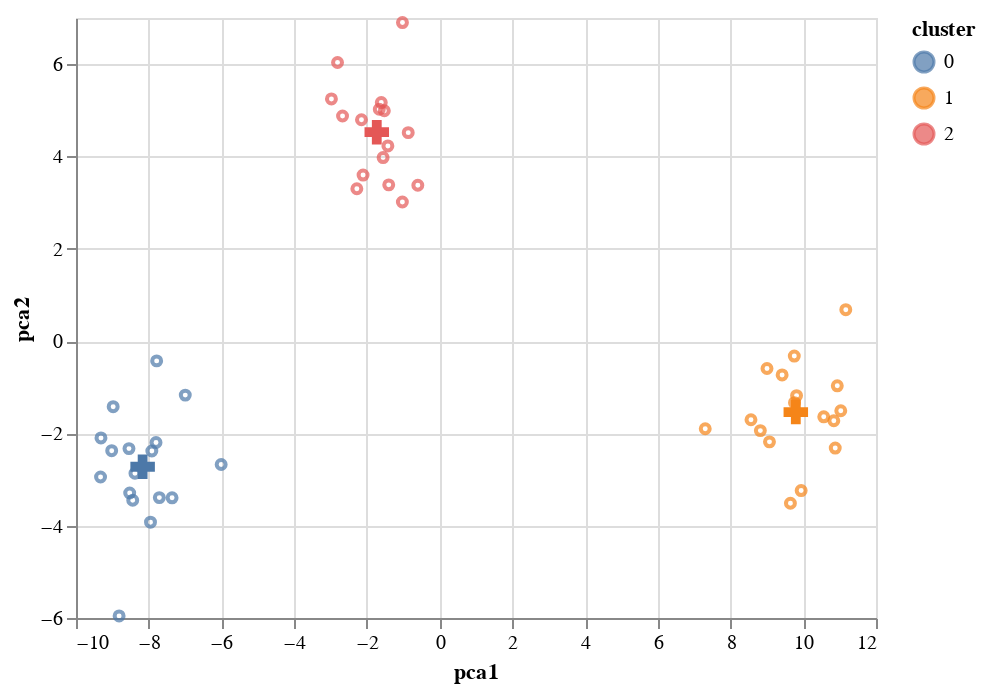

Notebook source saved alongside this figure:
### Code cell
X, y = make_blobs(n_samples=50, centers=3, n_features=3, random_state=20)

X_df = pd.DataFrame(X)

X_df['cluster'] = pd.Series(y).apply(str)
centroids = X_df.groupby('cluster').mean()

#centroids = np.array([[-10,0], [3,3], [10,-3]])    

c= show_clusters(X, y, centroids)
c

### Figure 1 — Vega-Lite specification as saved in the notebook (floating-point values rounded to 4 significant figures)
{"config": {"view": {"continuousWidth": 400, "continuousHeight": 300}}, "layer": [{"data": {"name": "data-9b7f127d4c4d5f6c95df2d535cb8004f"}, "mark": {"type": "point", "size": 20}, "encoding": {"color": {"type": "nominal", "field": "cluster"}, "x": {"type": "quantitative", "field": "pca1"}, "y": {"type": "quantitative", "field": "pca2"}}}, {"data": {"name": "data-d1576be960b402a95d6bf67cdc000fe6"}, "mark": {"type": "point", "filled": true, "opacity": 1, "shape": "cross", "size": 150}, "encoding": {"color": {"type": "nominal", "field": "cluster"}, "x": {"type": "quantitative", "field": "pca1"}, "y": {"type": "quantitative", "field": "pca2"}}}], "$schema": "https://vega.github.io/schema/vega-lite/v4.8.1.json", "datasets": {"data-9b7f127d4c4d5f6c95df2d535cb8004f": [{"pca1": -0.8636, "pca2": 4.516, "cluster": "2"}, {"pca1": -1.555, "pca2": 3.976, "cluster": "2"}, {"pca1": 9.815, "pca2": -1.182, "cluster": "1"}, {"pca1": 11.17, "pca2": 0.6804, "cluster": "1"}, {"pca1": -1.605, "pca2": 5.167, "cluster": "2"}, {"pca1": -0.5999, "pca2": 3.377, "cluster": "2"}, {"pca1": -1.025, "pca2": 3.013, "cluster": "2"}, {"pca1": -8.814, "pca2": -5.955, "cluster": "0"}, {"pca1": -8.379, "pca2": -2.863, "cluster": "0"}, {"pca1": 10.56, "pca2": -1.642, "cluster": "1"}, {"pca1": -8.543, "pca2": -2.33, "cluster": "0"}, {"pca1": -7.782, "pca2": -0.4293, "cluster": "0"}, {"pca1": -7.799, "pca2": -2.198, "cluster": "0"}, {"pca1": 11.03, "pca2": -1.511, "cluster": "1"}, {"pca1": -8.44, "pca2": -3.449, "cluster": "0"}, {"pca1": -7.708, "pca2": -3.392, "cluster": "0"}, {"pca1": 9.418, "pca2": -0.7337, "cluster": "1"}, {"pca1": 9.07, "pca2": -2.184, "cluster": "1"}, {"pca1": -8.524, "pca2": -3.291, "cluster": "0"}, {"pca1": -2.67, "pca2": 4.877, "cluster": "2"}, {"pca1": -9.313, "pca2": -2.098, "cluster": "0"}, {"pca1": -1.66, "pca2": 5.023, "cluster": "2"}, {"pca1": -9.018, "pca2": -2.375, "cluster": "0"}, {"pca1": -6.995, "pca2": -1.171, "cluster": "0"}, {"pca1": -1.4, "pca2": 3.385, "cluster": "2"}, {"pca1": 10.94, "pca2": -0.9695, "cluster": "1"}, {"pca1": -2.15, "pca2": 4.795, "cluster": "2"}, {"pca1": 9.647, "pca2": -3.513, "cluster": "1"}, {"pca1": -2.808, "pca2": 6.036, "cluster": "2"}, {"pca1": 9.753, "pca2": -0.3251, "cluster": "1"}, {"pca1": 8.562, "pca2": -1.704, "cluster": "1"}, {"pca1": -8.978, "pca2": -1.422, "cluster": "0"}, {"pca1": -2.277, "pca2": 3.3, "cluster": "2"}, {"pca1": 9.942, "pca2": -3.239, "cluster": "1"}, {"pca1": 7.304, "pca2": -1.9, "cluster": "1"}, {"pca1": -1.022, "pca2": 6.9, "cluster": "2"}, {"pca1": 10.84, "pca2": -1.725, "cluster": "1"}, {"pca1": -7.358, "pca2": -3.397, "cluster": "0"}, {"pca1": -7.951, "pca2": -3.924, "cluster": "0"}, {"pca1": 10.88, "pca2": -2.318, "cluster": "1"}, {"pca1": -2.106, "pca2": 3.597, "cluster": "2"}, {"pca1": 8.82, "pca2": -1.94, "cluster": "1"}, {"pca1": 9.002, "pca2": -0.5952, "cluster": "1"}, {"pca1": 9.758, "pca2": -1.334, "cluster": "1"}, {"pca1": -9.325, "pca2": -2.945, "cluster": "0"}, {"pca1": -6.008, "pca2": -2.675, "cluster": "0"}, {"pca1": -1.423, "pca2": 4.228, "cluster": "2"}, {"pca1": -1.521, "pca2": 4.99, "cluster": "2"}, {"pca1": -7.915, "pca2": -2.382, "cluster": "0"}, {"pca1": -2.976, "pca2": 5.247, "cluster": "2"}], "data-d1576be960b402a95d6bf67cdc000fe6": [{"pca1": -8.168, "pca2": -2.723, "cluster": "0"}, {"pca1": 9.795, "pca2": -1.537, "cluster": "1"}, {"pca1": -1.729, "pca2": 4.527, "cluster": "2"}]}}
